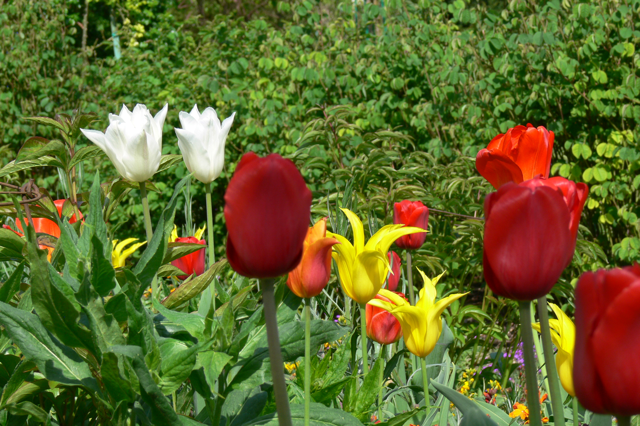
%> input picture Aulas/1-Imagem Digital/flowers4.png, 640 x 426 px
$ octave ex3.m   (GNU Octave 9; MATLAB toolbox functions it lacks are replaced by stand-ins)
%> lines starting %> are read from the running program, lines starting %| are printed output that depends on the picture
%% RGB
clear;
close all;
clc;

I = imread('flowers4.png');
%> I is the input picture: size 426x640x3 uint8; mean R, G, B 97.9, 103.7, 43.2

figure; imshow(I);
% Mostra apenas o vermelho da imagem:
figure; imshow(I(:,:,1));
%> after `imshow(I(:,:,1))`:
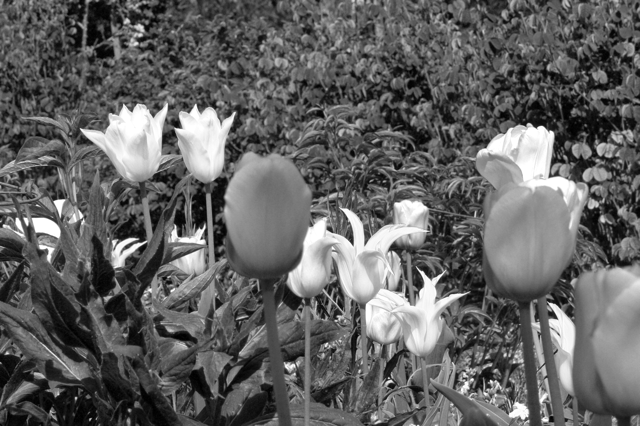
%> displayed picture: size 426x640, on the screen's scale of 0 to 255; min 0, max 255, mean 97.9
% Mostra apenas o verde da imagem:
figure; imshow(I(:,:,2));
%> after `imshow(I(:,:,2))`:
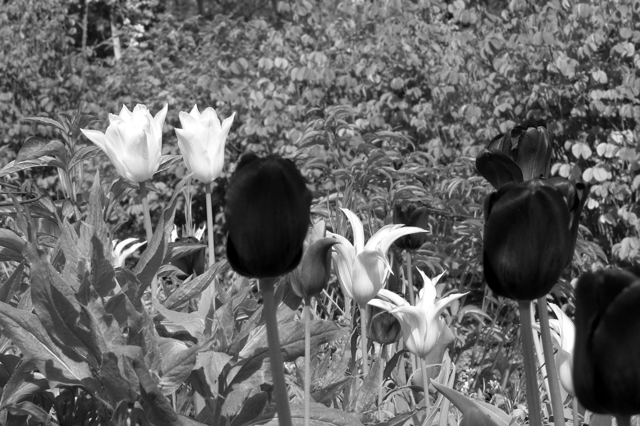
%> displayed picture: size 426x640, on the screen's scale of 0 to 255; min 0, max 255, mean 103.7
% Mostra apenas o azul da imagem:
figure; imshow(I(:,:,3));
%> after `imshow(I(:,:,3))`:
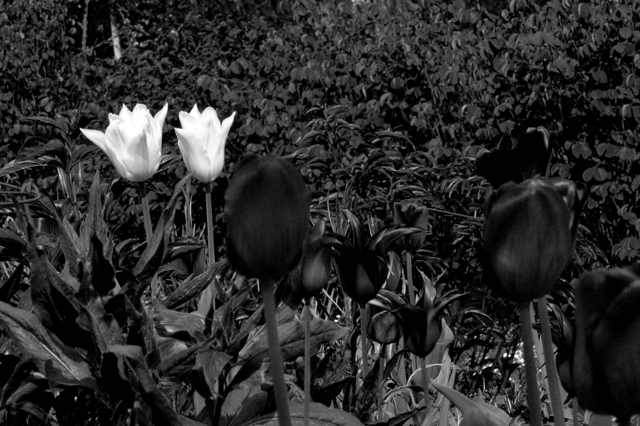
%> displayed picture: size 426x640, on the screen's scale of 0 to 255; min 0, max 255, mean 43.2
imtool(I);

%% HSV
clear;
close all;
clc;

I = imread('flowers4.png');

I2 = rgb2hsv(I);
%> I2: size 426x640x3 double; mean H, S, V 0.263, 0.691, 0.477

figure; imshow(I2);
% Mostra apenas a cor da imagem:
figure; imshow(I2(:,:,1));
%> after `imshow(I2(:,:,1))`:
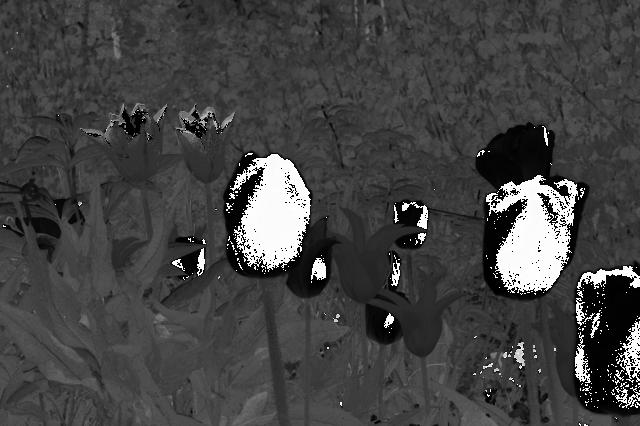
%> displayed picture: size 426x640, on the screen's scale of 0 to 255; min 0, max 255, mean 67
% Mostra apenas a satura玢o da imagem, quanto maior menos esbranqui鏰da:
figure; imshow(I2(:,:,2));
%> after `imshow(I2(:,:,2))`:
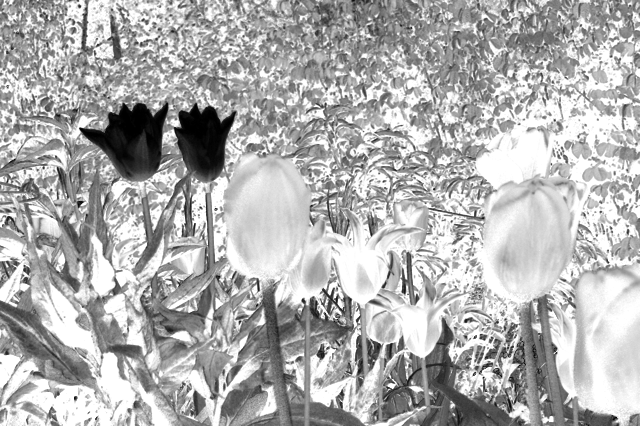
%> displayed picture: size 426x640, on the screen's scale of 0 to 255; min 0, max 255, mean 176.3
% Mostra apenas o brilho da imagem, quanto maior menos escuro:
figure; imshow(I2(:,:,3));
%> after `imshow(I2(:,:,3))`:
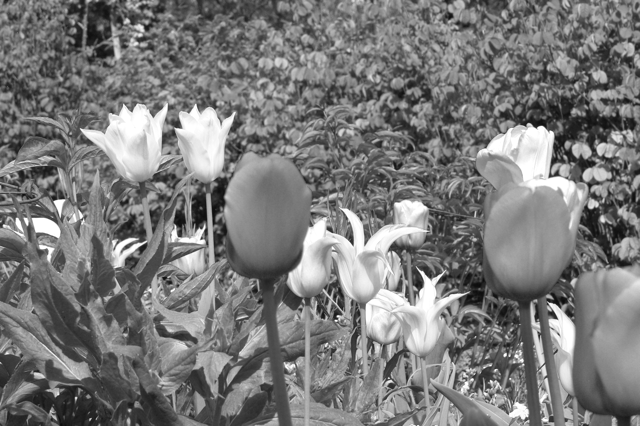
%> displayed picture: size 426x640, on the screen's scale of 0 to 255; min 11, max 255, mean 121.8

imtool(I2);

%% Escala Cinza

clear;
close all;
clc;

I = imread('flowers4.png');

R = I(:,:,1);
G = I(:,:,2);
B = I(:,:,3);

I3 = 0.2989*R + 0.5860*G + 0.1140*B;
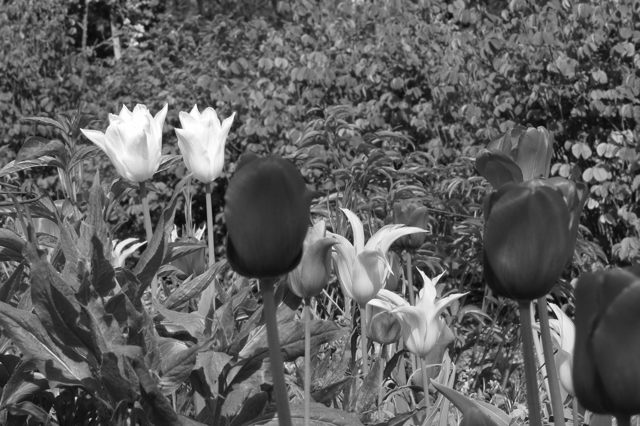
%> I3: size 426x640 uint8; min 9, max 254, mean 94.9

figure; imshow(I3);

$ run again, with Aulas/1-Imagem Digital/tomato_124.jpg saved as Aulas/1-Imagem Digital/flowers4.png
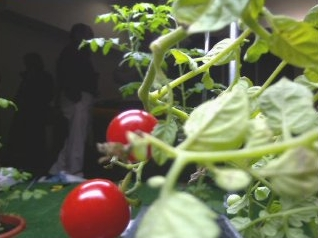
%> input picture Aulas/1-Imagem Digital/tomato_124.jpg, 318 x 238 px
%> I is the input picture: size 238x318x3 uint8; mean R, G, B 109.7, 112.8, 82.4
%> I2: size 238x318x3 double; mean H, S, V 0.261, 0.288, 0.472
%> `imshow(I2(:,:,2))`:
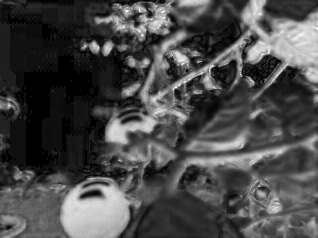
%> displayed picture: size 238x318, on the screen's scale of 0 to 255; min 0, max 255, mean 73.5
%> `I3 = 0.2989*R + 0.5860*G + 0.1140*B;`:
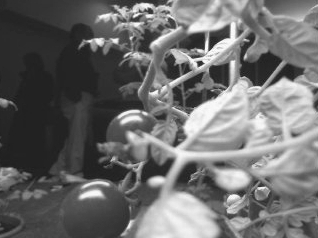
%> I3: size 238x318 uint8; min 27, max 254, mean 108.3
